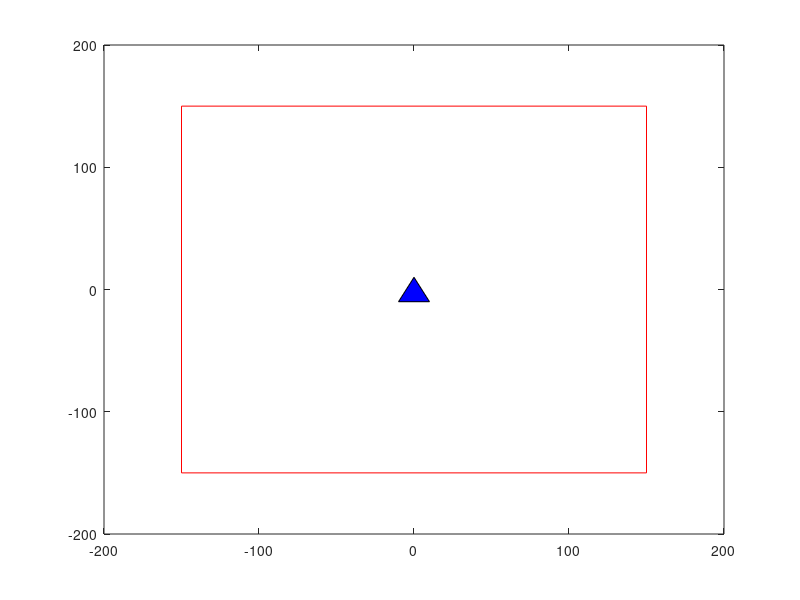

The MATLAB script that drew this image: (Note: this script raises an error after producing the figure.)
clear all;
clc;
close all;
%构造刚体
x=[0 10 -10 0 0];
y=[10 -10 -10 10 0];
fill(x,y,'b')
hold on;
%画布大小
axis([-200,200,-200,200])
g=[x;y];
%规定运行区域
center_x = -150;
center_y = -150;
center_width = 300;
center_high = 300;
rectangle('Position',[center_x,center_y,center_high,center_width],'Curvature', [0 0], 'edgecolor','r')
right_flag = 0;
left_flag = 0;
go_up = 1;
go_flag = 1;
go_down = 0;
 
  for i = 0:1:200
      if(go_up == 1)
          g = go_ahead(g,0,1);
          pause(0.05);
          fill(g(1,:),g(2,:),'b');
      end;
      if(go_down == 1)
          g = go_ahead(g,0,-1);
          pause(0.05);
          fill(g(1,:),g(2,:),'b'); 
      end;
      if(left_flag == 1)
          g = go_ahead(g,-1,0);
          pause(0.05);
          fill(g(1,:),g(2,:),'b');
      end;
      if(right_flag == 1)
         
          g = go_ahead(g,1,0);
          pause(0.05);
          fill(g(1,:),g(2,:),'b'); 
      end;
      %向上走碰到边界左转
      if((go_up == 1) && (150 - g(2,5))<11)
          g = left(g);
          left_flag = 1;
          go_down =0;
          right_flag = 0;
          go_up = 0;
      end;
        %向左走碰到边界左转，向下走
      if((left_flag == 1) && (150-g(2,5))<11 && (g(1,5)+150)<11)
          g = left(g);
          left_flag = 0;
          go_down =1;
          right_flag = 0;
          go_up = 0;
      end;
      %向下走碰到边界左转，向右走
      if((go_down == 1) && (g(2,5)+150)<11 && (g(1,5)+150)<11)
           g = left(g);
          left_flag = 0;
          go_down =0;
          right_flag = 1;
          go_up = 0;
      end;
      %向右走碰到边界左转，向上走
       if((right_flag == 1) && (g(2,5)+150)<11 && (150-g(1,5))<11)
          g = left(g);
          left_flag = 0;
          go_down =0;
          right_flag = 0;
          go_up = 1;
      end;
  end;
          
